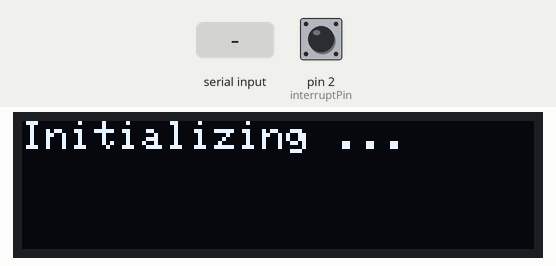
Bench run of a sketch on a simulated Arduino Uno, built for the host (arithmetic inside an expression is 32-bit, double 64-bit). On the bench: 128×32 one-colour display. Wiring (inferred from the names in the program): MPU-6050 motion sensor at I2C address 0x68. The test bench sets the inputs (shaded band); at power-on: pin 2 (interruptPin) LOW. The sensor or clock chip raises its interrupt line as the real part does; what the sketch prints to the serial monitor is not drawn.

Above: at 0.1 s.
2.8 s: "A\n" received over the second serial link
At 4.0 s:
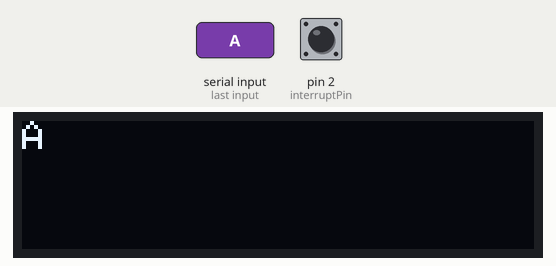
4.3 s: "1\n" received over the second serial link
At 5.3 s:
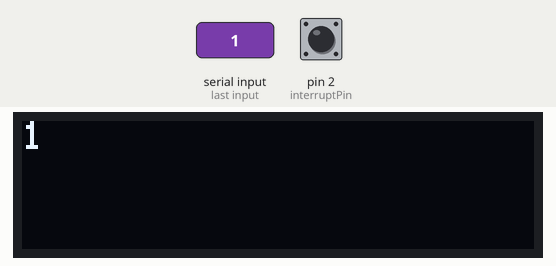
Timing chart, 0 to 7.3 s (numbered marks = the images above; inputs shaded):
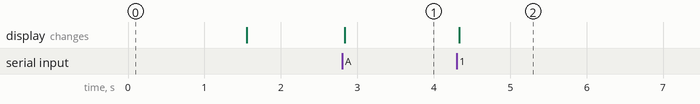

Measured:
- after the input at 2.8 s, the display: changes at once (image 1)
- after the input at 4.3 s, the display: changes at once (image 2)

The sketch:

BLEDataTransmit.ino
```cpp
/********************************************************************************
** Read from BLE and display on OLED
** Send symbol to BLE when connected
** The BLE toggles between sleep and awake when the button is pressed
** Updated handshake
*********************************************************************************/

// BT Library
#include <AltSoftSerial.h>
AltSoftSerial BTserial;

// IMU Libraries
#include "I2Cdev.h"
#include "MPU6050_6Axis_MotionApps20.h"
#include "Wire.h"

// Display Libraries
#include <Adafruit_GFX.h>
#include <Adafruit_SSD1306.h>
#define OLED_RESET 4
Adafruit_SSD1306 display(OLED_RESET);

// Variables
char text[64];                                  // Character buffer
char c;
boolean asleep = false;
boolean confirmedCentral = false;

// IMU data variables
int16_t ax, ay, az, tp, gx, gy, gz;

// Timing variables
unsigned long startTime = 0;
unsigned long endTime = 0;
const int sampling_rate = 20;
const unsigned long period_us = 1e6 / sampling_rate;            // We are using microseconds for accuracy, 1s=1e6us


// Define pin numbers
const int buttonPin = 4;                        // Button pin
const int interruptPin = 2;
volatile bool imuDataReady = false;

// IMU Setup
const int MPU_addr = 0x68;                      // I2C address of the MPU-6050
MPU6050 IMU(MPU_addr);                          // Instantiate IMU object

// --------------------------------------------------------------------------------
// Function to check the interrupt pin to see if there is data available in the MPU's buffer
// --------------------------------------------------------------------------------
void interruptPinISR() {
  // Indicate data is ready
  imuDataReady = true;
}


// --------------------------------------------------------------------------------
// Initialize the IMU
// --------------------------------------------------------------------------------
void initIMU() {

  // Intialize the IMU and the DMP (Digital Motion Processor) on the IMU
  IMU.initialize();
  IMU.dmpInitialize();
  IMU.setDMPEnabled(true);

  // Initialize I2C communications
  Wire.begin();
  Wire.beginTransmission(MPU_addr);
  Wire.write(MPU_addr);               // PWR_MGMT_1 register
  Wire.write(0);                      // Set to zero (wakes up the MPU-6050)
  Wire.endTransmission(true);

  // Create an interrupt for pin2, which is connected to the INT pin of the MPU6050
  pinMode(interruptPin, INPUT);
  attachInterrupt(digitalPinToInterrupt(interruptPin), interruptPinISR, RISING);
}


// --------------------------------------------------------------------------------
// Read from the IMU
// Currently, this reads 3 acceleration axis, temperature and 3 gyro axis.
// You should edit this to read only the sensors you end up using.
// For this, you need to edit the number of registers being requested and possibly the addresses themselves
// --------------------------------------------------------------------------------
void readIMU() {
  Wire.beginTransmission(MPU_addr);
  Wire.write(0x3B);                         // Starting with register 0x3B (ACCEL_XOUT_H)
  Wire.endTransmission(false);

  Wire.requestFrom(MPU_addr, 14, true);      // Request a total of 14 registers

  // Accelerometer (3 Axis)
  ax = Wire.read() << 8 | Wire.read();      // 0x3B (ACCEL_XOUT_H) & 0x3C (ACCEL_XOUT_L)
  ay = Wire.read() << 8 | Wire.read();      // 0x3D (ACCEL_YOUT_H) & 0x3E (ACCEL_YOUT_L)
  az = Wire.read() << 8 | Wire.read();      // 0x3F (ACCEL_ZOUT_H) & 0x40 (ACCEL_ZOUT_L)

  // Temperature
  tp = Wire.read() << 8 | Wire.read();      // 0x41 (TEMP_OUT_H) & 0x42 (TEMP_OUT_L)

  // Gyroscope (3 Axis)
  gx = Wire.read() << 8 | Wire.read();      // 0x43 (GYRO_XOUT_H) & 0x44 (GYRO_XOUT_L)
  gy = Wire.read() << 8 | Wire.read();      // 0x45 (GYRO_YOUT_H) & 0x46 (GYRO_YOUT_L)
  gz = Wire.read() << 8 | Wire.read();      // 0x47 (GYRO_ZOUT_H) & 0x48 (GYRO_ZOUT_L)
}

// --------------------------------------------------------------------------------
// Button logic: return true of the button is pressed, otherwise return false
// For more stable code, we can debounce the button
// --------------------------------------------------------------------------------
boolean checkButton() {
  static int buttonState = HIGH;                 // Pushbutton status
  if (digitalRead(buttonPin) != buttonState) {
    buttonState = !buttonState;
    if (buttonState == HIGH)
      return true;
  }
  return false;
}


// --------------------------------------------------------------------------------
// Initialize the OLED display
// --------------------------------------------------------------------------------
void initDisplay() {
  // Initialize with the I2C addr 0x3C (for the 128x32)
  display.begin(SSD1306_SWITCHCAPVCC, 0x3C);
  display.setTextColor(WHITE); // Draw white text, otherwise writes may be invisible!
  display.cp437(true);         // Use full 256 char 'Code Page 437' font
  display.setTextSize(1);      // Set font size for display.write() to 1
}


// --------------------------------------------------------------------------------
// Show a message on the OLED display
// --------------------------------------------------------------------------------
void showMessage(char message[]) {
  display.setCursor(0, 0);     // Start at top-left corner
  display.clearDisplay();
  display.println(message);
  display.display();
}


// --------------------------------------------------------------------------------
// Forward data from Serial to the BLE module
// This is useful to set the modes of the BLE module
// --------------------------------------------------------------------------------
void forwardSerialToBLE() {
  static boolean NL = true;

  c = Serial.read();
  if (c != 10 & c != 13 )  // do not send line end characters to the HM-10
    BTserial.write(c);
  // Copy the user input to the main window; if there is a new line print the ">" character.
  if (NL) {
    Serial.print("\r\n>");
    NL = false;
  }
  Serial.write(c);
  if (c == 10)
    NL = true;
}


// --------------------------------------------------------------------------------
// This function reads characters from the HM-10
// It's main goal is to detect if the central is sending "AT+..." indicating the handshake is not completed
// If a "T" is received right after an "A", we send back the handshake confirmation
// The function always returns the new character
// --------------------------------------------------------------------------------
char receiveFromBLE() {
  static char lastChar;

  char newChar = BTserial.read();
  switch (newChar) {
    case 'A':                                       // Starting AT Command reading
      lastChar = newChar;
      break;
    case 'T':                                       // AT was received
      if (lastChar == 'A') {
        BTserial.write("PeripheralConnected");
        Serial.print("PeripheralConnected");
        delay(50); BTserial.flushInput();           // Purge buffer
        confirmedCentral = true;
        lastChar = 0;
      }
      newChar = 0;                                  // This will clear the display
      break;
    default:                                        // Receiving data
      lastChar = newChar;
  }
  return newChar;
}


// --------------------------------------------------------------------------------
// Toggle BLE sleep state
// --------------------------------------------------------------------------------
void BLEConnect() {
  // Disconnect and put to sleep
  if (!asleep) {
    BTserial.print("AT");
    delay(150);
    BTserial.print("AT+ADTY3");
    delay(50);
    BTserial.print("AT+SLEEP");
    asleep = true;
    confirmedCentral = false;
  }
  // Wake up and re-establish connection
  else {
    BTserial.print("AT+galliaestomnisdivisainpartestresquarumunamincoluntbelgaealiamaquitanitertiamquiipsorumlinguaceltaenostragalliappellantur");
    delay(350);
    BTserial.print("AT+ADTY0");
    delay(50);
    BTserial.print("AT+RESET");
    asleep = false;
  }
}


// --------------------------------------------------------------------------------
// Setup: executed once at startup or reset
// --------------------------------------------------------------------------------
void setup() {
  // Initialize the OLED display
  initDisplay();
  showMessage("Initializing ...");
  delay(1000);

  // Initialize the IMU
  initIMU();

  // Initialize Serial (needed for setting the mode of the BLE)
  Serial.begin(9600);

  // Initialize the BT Serial (AltSoftSerial)
  BTserial.begin(9600);
  Serial.println("BTserial started");

  // Clear the display
  showMessage(" ");
}


// --------------------------------------------------------------------------------
// Loop: main code; executed in an infinite loop
// --------------------------------------------------------------------------------
void loop() {

  // Check if the button was pressed
  // If it was, establish or re-establish a BT connection
  if (checkButton())
    BLEConnect();

  // If we are asleep, do nothing until the button is pressed again
  if (!asleep) {

    // Read from the Bluetooth module and store in a char array
    int i = 0;
    while (BTserial.available()) {
      text[i++] = receiveFromBLE();
      delay(10);                        // Allow time for new characters to come in
    }

    // If a new message was received, show it
    if (i > 0) {
      showMessage(text);
      Serial.println(text);
    }

    // Read from the Serial Monitor and send to the Bluetooth module
    if (Serial.available())
      forwardSerialToBLE();

    // If we received a message from the computer, we know we are connected. Start sending data back
    if (confirmedCentral) {
      endTime = micros();
      if (endTime - startTime >= period_us) {
        startTime = endTime;
        // If the IMU has data, as indicated by the interrupt
        if (imuDataReady) {
          readIMU();
          imuDataReady = false;
          int timeSignature = (int) millis() / 1000;
          char payload[256];
          sprintf(payload, "%d,%d;", timeSignature, ax);
          Serial.print(payload);
          BTserial.print(payload);
          strcpy(payload, "");
        }

      }
    }
  }

}
```
